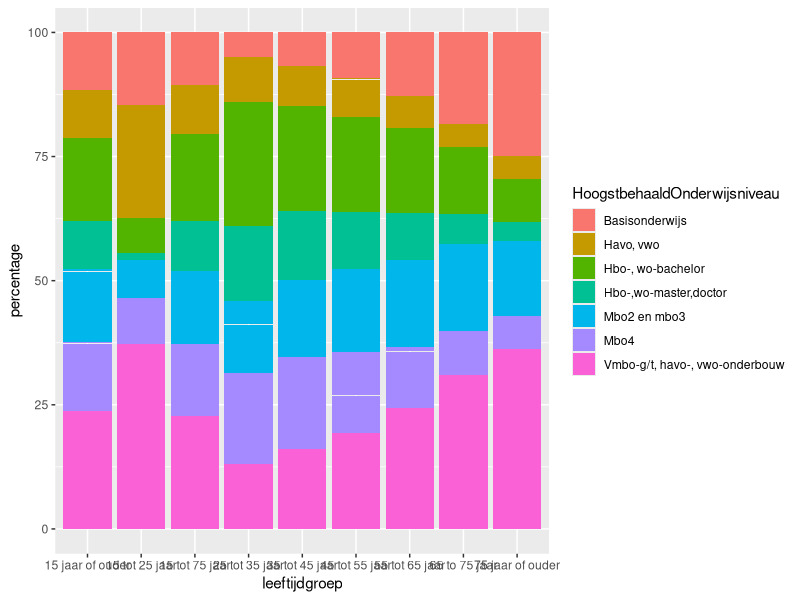
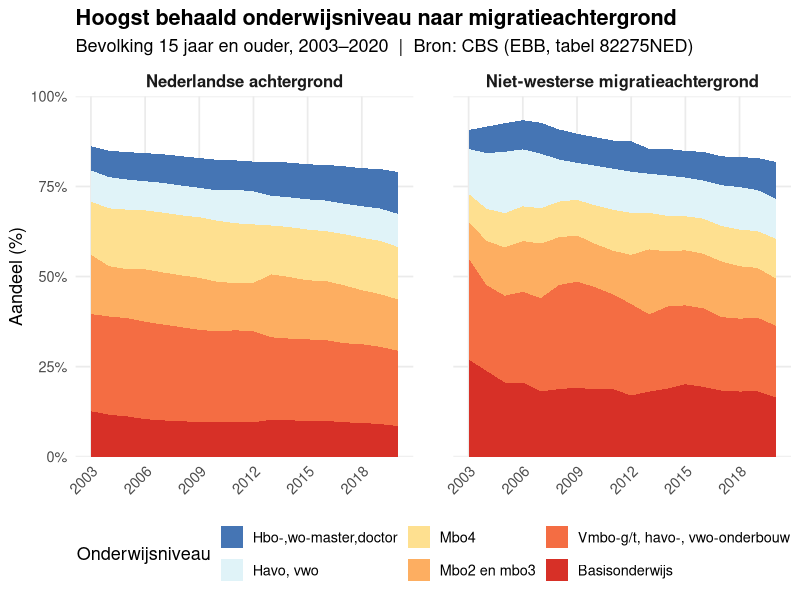

These charts were generated, in order, by the following R code: (Note: this script raises an error after producing the figures.)
## ---- chunk 1
#install.packages("tidyverse")
#install.packages("yaml")
#install.packages("rmarkdown")
#install.packages("readxl")

## ---- chunk 2
require(tidyverse)
require(rmarkdown)
require(yaml)
library(readxl)
## ---- chunk 3
edu_mig_dataset <-read.csv("data/Jaar_bevolking_migratie_achtergrond.csv", sep=";")
reg_mig_dataset <- read_xlsx("data/Ranglijst van de migratieachtergrond van inwoners per provincie in Nederland.xlsx")
reg_edu_dataset <- read_xlsx("data/Regionale_kerncijfers_Nederland_04062026_120418.xlsx")
## ---- chunk 4
summary(edu_mig_dataset)
## ---- chunk 5
summary(reg_mig_dataset)
## ---- chunk 6
summary(reg_edu_dataset)
## ---- chunk 7
edu_mig_dataset <-read.csv("data/Jaar_bevolking_migratie_achtergrond.csv", sep=";")
edu_mig_dataset$Geslacht <-replace(edu_mig_dataset$Geslacht,edu_mig_dataset$Geslacht == "T001038", "totaal mannen en vrouwen")


edu_mig_dataset$Leeftijd <- replace(edu_mig_dataset$Leeftijd, str_detect(edu_mig_dataset$Leeftijd, "20150",), "15 jaar of ouder")
edu_mig_dataset$Leeftijd <- replace(edu_mig_dataset$Leeftijd,edu_mig_dataset$Leeftijd=="21600", "75 jaar of ouder")
edu_mig_dataset$Leeftijd <- replace(edu_mig_dataset$Leeftijd,edu_mig_dataset$Leeftijd=="52052","15 tot 75 jaar")
edu_mig_dataset$Leeftijd <- replace(edu_mig_dataset$Leeftijd,edu_mig_dataset$Leeftijd=="53050","15 tot 25 jaar")
edu_mig_dataset$Leeftijd <- replace(edu_mig_dataset$Leeftijd,edu_mig_dataset$Leeftijd== "53500","25 tot 35 jaar")
edu_mig_dataset$Leeftijd <- replace(edu_mig_dataset$Leeftijd,edu_mig_dataset$Leeftijd== "53700", "35 tot 45 jaar")
edu_mig_dataset$Leeftijd <- replace(edu_mig_dataset$Leeftijd,edu_mig_dataset$Leeftijd== "53800", "45 tot 55 jaar")
edu_mig_dataset$Leeftijd <- replace(edu_mig_dataset$Leeftijd,edu_mig_dataset$Leeftijd=="53900","55 tot 65 jaar")
edu_mig_dataset$Leeftijd <- replace(edu_mig_dataset$Leeftijd,edu_mig_dataset$Leeftijd=="53925","65 to 75 jaar")

edu_mig_dataset$Migratieachtergrond <- replace(edu_mig_dataset$Migratieachtergrond,edu_mig_dataset$Migratieachtergrond== "1012600", "Nederlandse achtergrond")
edu_mig_dataset$Migratieachtergrond <- replace(edu_mig_dataset$Migratieachtergrond,edu_mig_dataset$Migratieachtergrond== "2012605","Met migratieachtergrond")
edu_mig_dataset$Migratieachtergrond <- replace(edu_mig_dataset$Migratieachtergrond,edu_mig_dataset$Migratieachtergrond=="2012655","Westerse migratieachtergrond")
edu_mig_dataset$Migratieachtergrond<- replace(edu_mig_dataset$Migratieachtergrond, edu_mig_dataset$Migratieachtergrond== "2012657","Niet-westerse migratieachtergrond")
edu_mig_dataset$Migratieachtergrond<- replace(edu_mig_dataset$Migratieachtergrond,edu_mig_dataset$Migratieachtergrond=="2012659","onbekende migratieachtergrond")
edu_mig_dataset$Migratieachtergrond<- replace(edu_mig_dataset$Migratieachtergrond,edu_mig_dataset$Migratieachtergrond=="T001040","Totaal")
edu_mig_dataset$Migratieachtergrond<- replace(edu_mig_dataset$Migratieachtergrond,edu_mig_dataset$Migratieachtergrond=="H008673","Marokko")
edu_mig_dataset$Migratieachtergrond<- replace(edu_mig_dataset$Migratieachtergrond,edu_mig_dataset$Migratieachtergrond=="H008766","Turkije")
edu_mig_dataset$Migratieachtergrond<- replace(edu_mig_dataset$Migratieachtergrond,edu_mig_dataset$Migratieachtergrond=="H008751", "Suriname")
edu_mig_dataset$Migratieachtergrond<- replace(edu_mig_dataset$Migratieachtergrond,edu_mig_dataset$Migratieachtergrond=="H007119","(voormalige) Nederlandse Antillen, Aruba")
edu_mig_dataset$Migratieachtergrond<- replace(edu_mig_dataset$Migratieachtergrond,edu_mig_dataset$Migratieachtergrond== "A008187","Overige niet-westerse migratieachgergrond ")

edu_mig_dataset$Perioden<- replace(edu_mig_dataset$Perioden,edu_mig_dataset$Perioden=="2003JJ00","2003")
edu_mig_dataset$Perioden<- replace(edu_mig_dataset$Perioden,edu_mig_dataset$Perioden=="2004JJ00","2004")
edu_mig_dataset$Perioden<- replace(edu_mig_dataset$Perioden,edu_mig_dataset$Perioden=="2005JJ00","2005")
edu_mig_dataset$Perioden<- replace(edu_mig_dataset$Perioden,edu_mig_dataset$Perioden=="2006JJ00","2006")
edu_mig_dataset$Perioden<- replace(edu_mig_dataset$Perioden,edu_mig_dataset$Perioden=="2007JJ00","2007")
edu_mig_dataset$Perioden<- replace(edu_mig_dataset$Perioden,edu_mig_dataset$Perioden=="2008JJ00","2008")
edu_mig_dataset$Perioden<- replace(edu_mig_dataset$Perioden,edu_mig_dataset$Perioden=="2009JJ00","2009")
edu_mig_dataset$Perioden<- replace(edu_mig_dataset$Perioden,edu_mig_dataset$Perioden=="2010JJ00","2010")
edu_mig_dataset$Perioden<- replace(edu_mig_dataset$Perioden,edu_mig_dataset$Perioden=="2011JJ00","2011")
edu_mig_dataset$Perioden<- replace(edu_mig_dataset$Perioden,edu_mig_dataset$Perioden=="2012JJ00","2012")
edu_mig_dataset$Perioden<- replace(edu_mig_dataset$Perioden, edu_mig_dataset$Perioden=="2013JJ00","2013")
edu_mig_dataset$Perioden<- replace(edu_mig_dataset$Perioden,edu_mig_dataset$Perioden=="2014JJ00","2014")
edu_mig_dataset$Perioden<-replace(edu_mig_dataset$Perioden,edu_mig_dataset$Perioden=="2015JJ00","2015")
edu_mig_dataset$Perioden<-replace(edu_mig_dataset$Perioden,edu_mig_dataset$Perioden=="2016JJ00","2016")
edu_mig_dataset$Perioden<- replace(edu_mig_dataset$Perioden,edu_mig_dataset$Perioden=="2017JJ00","2017")
edu_mig_dataset$Perioden<- replace(edu_mig_dataset$Perioden,edu_mig_dataset$Perioden=="2018JJ00","2018")
edu_mig_dataset$Perioden<- replace(edu_mig_dataset$Perioden,edu_mig_dataset$Perioden=="2019JJ00","2019")
edu_mig_dataset$Perioden<- replace(edu_mig_dataset$Perioden,edu_mig_dataset$Perioden=="2020JJ00","2020")

edu_mig_dataset$HoogstBehaaldOnderwijsniveau<-replace(edu_mig_dataset$HoogstBehaaldOnderwijsniveau,edu_mig_dataset$HoogstBehaaldOnderwijsniveau=="2018710","Basisonderwijs")
edu_mig_dataset$HoogstBehaaldOnderwijsniveau<- replace(edu_mig_dataset$HoogstBehaaldOnderwijsniveau,
                                                       edu_mig_dataset$HoogstBehaaldOnderwijsniveau=="2018720",
                                                       "Vmbo-g/t, havo-, vwo-onderbouw")
edu_mig_dataset$HoogstBehaaldOnderwijsniveau<-replace(edu_mig_dataset$HoogstBehaaldOnderwijsniveau,
                                                      edu_mig_dataset$HoogstBehaaldOnderwijsniveau=="2018760",
                                                      "Mbo2 en mbo3")
edu_mig_dataset$HoogstBehaaldOnderwijsniveau<-replace(edu_mig_dataset$HoogstBehaaldOnderwijsniveau,
                                                      edu_mig_dataset$HoogstBehaaldOnderwijsniveau=="2018770",
                                                      "Mbo4")
edu_mig_dataset$HoogstBehaaldOnderwijsniveau<-replace(edu_mig_dataset$HoogstBehaaldOnderwijsniveau,
                                                      edu_mig_dataset$HoogstBehaaldOnderwijsniveau=="2018780",
                                                      "Havo, vwo")
edu_mig_dataset$HoogstBehaaldOnderwijsniveau<-replace(edu_mig_dataset$HoogstBehaaldOnderwijsniveau,
                                                      edu_mig_dataset$HoogstBehaaldOnderwijsniveau=="2018800",
                                                      "Hbo-, wo-bachelor")
edu_mig_dataset$HoogstBehaaldOnderwijsniveau<-replace(edu_mig_dataset$HoogstBehaaldOnderwijsniveau,
                                                      edu_mig_dataset$HoogstBehaaldOnderwijsniveau=="2018810",
                                                      "Hbo-,wo-master,doctor")


## ---- chunk 8
reg_edu_dataset$`Regio's`<- replace(reg_edu_dataset$`Regio's`, reg_edu_dataset$`Regio's`== "Zeeland (PV)", "Zeeland")
reg_edu_dataset$`Regio's`<- replace(reg_edu_dataset$`Regio's`, reg_edu_dataset$`Regio's`== "Fryslân (PV)", "Friesland")
reg_edu_dataset$`Regio's`<- replace(reg_edu_dataset$`Regio's`, reg_edu_dataset$`Regio's`== "Drenthe (PV)", "Drenthe")
reg_edu_dataset$`Regio's`<- replace(reg_edu_dataset$`Regio's`, reg_edu_dataset$`Regio's`== "Flevoland (PV)", "Flevoland")
reg_edu_dataset$`Regio's`<- replace(reg_edu_dataset$`Regio's`, reg_edu_dataset$`Regio's`== "Limburg (PV)", "Limburg")
reg_edu_dataset$`Regio's`<- replace(reg_edu_dataset$`Regio's`, reg_edu_dataset$`Regio's`== "Overijssel (PV)", "Overijssel")
reg_edu_dataset$`Regio's`<- replace(reg_edu_dataset$`Regio's`, reg_edu_dataset$`Regio's`== "Gelderland (PV)", "Gelderland")
reg_edu_dataset$`Regio's`<- replace(reg_edu_dataset$`Regio's`, reg_edu_dataset$`Regio's`== "Groningen (PV)", "Groningen")
reg_edu_dataset$`Regio's`<- replace(reg_edu_dataset$`Regio's`, reg_edu_dataset$`Regio's`== "Noord-Brabant (PV)", "Noord-Brabant")
reg_edu_dataset$`Regio's`<- replace(reg_edu_dataset$`Regio's`, reg_edu_dataset$`Regio's`== "Noord-Holland (PV)", "Noord-Holland")
reg_edu_dataset$`Regio's`<- replace(reg_edu_dataset$`Regio's`, reg_edu_dataset$`Regio's`== "Zuid-Holland (PV)", "Zuid-Holland")
reg_edu_dataset$`Regio's`<- replace(reg_edu_dataset$`Regio's`, reg_edu_dataset$`Regio's`== "Utrecht (PV)", "Utrecht")
## ---- chunk 9
edu_mig_dataset%>% group_by(Leeftijd)%>% mutate(percentage=Bevolking_1/sum(Bevolking_1)*100)%>% ggplot(aes(x=Leeftijd,y=percentage,fill=HoogstBehaaldOnderwijsniveau))+geom_col()+labs(x="leeftijdgroep",y="percentage",fill="HoogstbehaaldOnderwijsniveau")


## ---- chunk 10


# Bevolking kolom naar numeriek
edu_mig_dataset$Bevolking_1 <- as.numeric(trimws(edu_mig_dataset$Bevolking_1))

# Data voorbereiden
df_plot <- edu_mig_dataset %>%
  filter(
    Leeftijd            == "15 jaar of ouder",
    Migratieachtergrond %in% c("Nederlandse achtergrond", "Niet-westerse migratieachtergrond")
  ) %>%
  mutate(
    jaar   = as.integer(Perioden),
    niveau = factor(HoogstBehaaldOnderwijsniveau, levels = c(
      "Hbo-,wo-master,doctor",
      "Hbo-,wo-bachelor",
      "Havo, vwo",
      "Mbo4",
      "Mbo2 en mbo3",
      "Vmbo-g/t, havo-, vwo-onderbouw",
      "Basisonderwijs"
    ))
  ) %>%
  group_by(jaar, Migratieachtergrond, niveau) %>%
  summarise(bevolking = sum(Bevolking_1, na.rm = TRUE), .groups = "drop") %>%
  group_by(jaar, Migratieachtergrond) %>%
  mutate(pct = bevolking / sum(bevolking) * 100) %>%
  ungroup() %>%
  filter(!is.na(niveau), !is.na(pct), !is.na(jaar))

# Kleuren van laag naar hoog
kleuren <- c(
  "Basisonderwijs"                 = "#d73027",
  "Vmbo-g/t, havo-, vwo-onderbouw" = "#f46d43",
  "Mbo2 en mbo3"                   = "#fdae61",
  "Mbo4"                           = "#fee090",
  "Havo, vwo"                      = "#e0f3f8",
  "Hbo-, wo-bachelor"              = "#74add1",
  "Hbo-,wo-master,doctor"          = "#4575b4"
)

# Plot
ggplot(df_plot, aes(x = jaar, y = pct, fill = niveau)) +
  geom_area(stat = "identity", width = 0.9) +
  facet_wrap(~ Migratieachtergrond, ncol = 2) +
  scale_fill_manual(values = kleuren) +
  scale_x_continuous(breaks = seq(2003, 2020, by = 3)) +
  scale_y_continuous(
    labels = function(x) paste0(x, "%"),
    limits = c(0, 100),
    expand = c(0, 0)
  ) +
  labs(
    title    = "Hoogst behaald onderwijsniveau naar migratieachtergrond",
    subtitle = "Bevolking 15 jaar en ouder, 2003–2020  |  Bron: CBS (EBB, tabel 82275NED)",
    x        = NULL,
    y        = "Aandeel (%)",
    fill     = "Onderwijsniveau"
  ) +
  theme_minimal(base_size = 13) +
  theme(
    legend.position  = "bottom",
    strip.text       = element_text(face = "bold", size = 12),
    axis.text.x      = element_text(angle = 45, hjust = 1),
    panel.grid.minor = element_blank(),
    plot.title       = element_text(face = "bold"),
    panel.spacing    = unit(2, "lines")
  )



## ---- chunk 11

## ---- chunk 12

## ---- chunk 13
dataset$inmetro <- dataset$inmetro %>% as.factor()
# Boxplot of poverty rate by state using the 'midwest' dataset
ggplot(dataset, aes(x = inmetro, y = percadultpoverty)) +
  geom_boxplot() +
  labs(
    title = "Distribution of Poverty Rates by Metropolitan status (Midwest counties)",
    x = "Metropolitan Area",
    y = "Poverty Rate of Adults (%)"
  ) +
  theme_minimal() +
  theme(
    legend.position = "right"
  )


## ---- chunk 14
